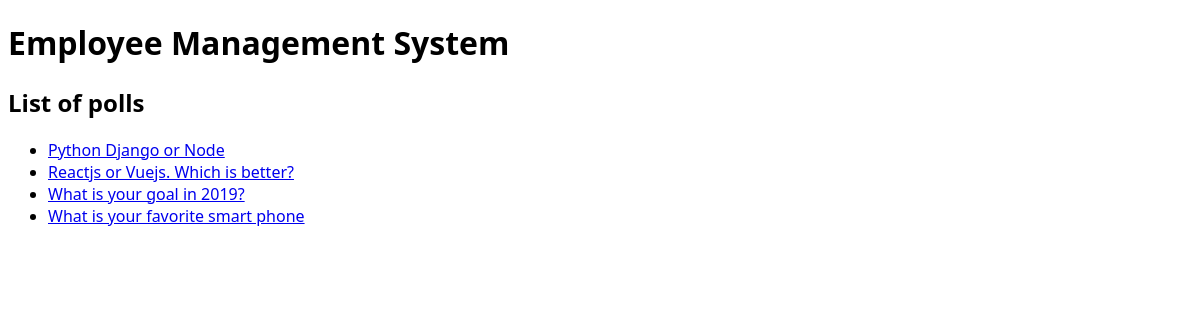
Screenshot of /polls/ with the database file from the repository.
### poll/models.py (models this page shows, shortened)
class Question(models.Model):
    title = models.TextField(null=True, blank=True)
    status = models.CharField(default="inactive", max_length=10)
    created_by = models.ForeignKey(User, null=True, blank=True, on_delete=models.CASCADE)
    start_date = models.DateTimeField(null=True, blank=True)
    end_date = models.DateTimeField(null=True, blank=True)
    created_at = models.DateTimeField(auto_now_add=True)
    updated_at = models.DateTimeField(auto_now=True)

### poll/views.py (the view)
# urls.py: path('', index, name='polls_list'),
def index(request):
    context = {}
    questions = Question.objects.all()
    context['title'] = 'polls'
    context['questions'] = questions
    return render(request, 'polls/index.html', context)

### ems/templates/polls/index.html
{% extends 'base.html' %}
{% block content %}
    <h2>List of {{title}}</h2>
    {% if questions %}
        <ul>
            {% for question in questions %}
                <li><a href="/polls/{{question.id}}/details">{{question.title}}</a></li>
            {% endfor %}
        </ul>
    {% else %}
        <p>No Polls Yet.</p>
    {% endif %}
{% endblock content %}

### ems/static/css/custom.css (style rules this page uses)
body { font-family: 'Segoe UI', Tahoma, Geneva, Verdana, sans-serif; }

### rows the page displays
Question: title "Python Django or Node"
Question: title "Reactjs or Vuejs. Which is better?"
Question: title "What is your goal in 2019?"
Question: title "What is your favorite smart phone"

### other values shown
{{ title }} "polls"
